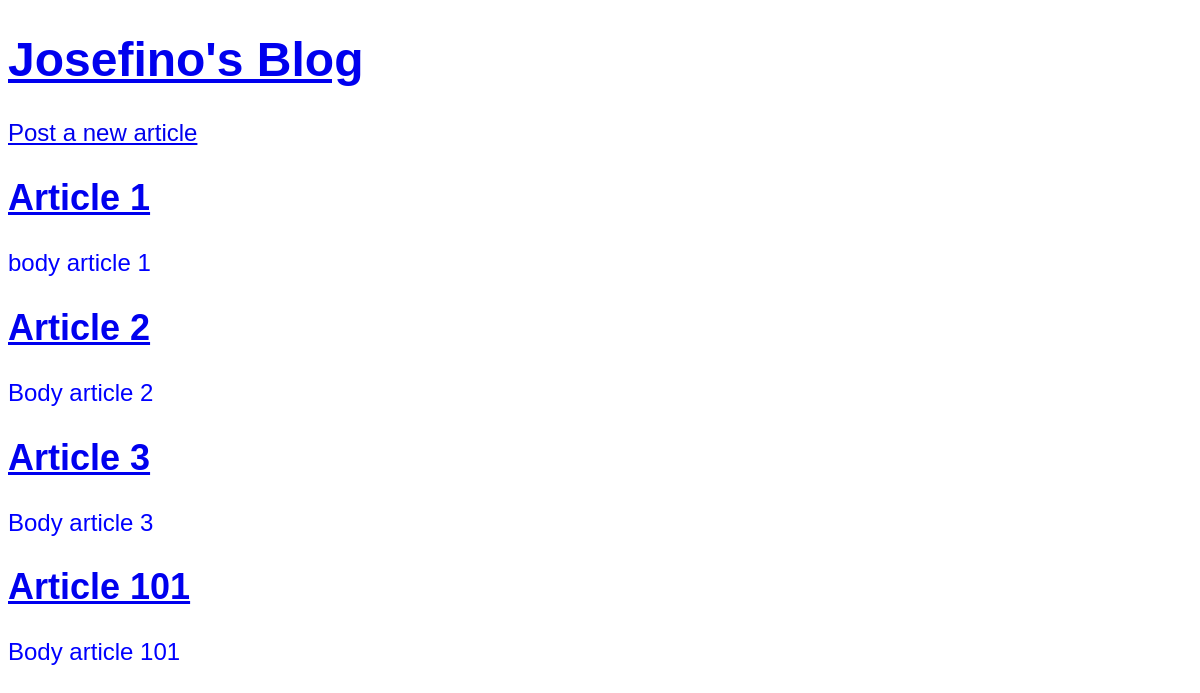
The app's page /, older data.
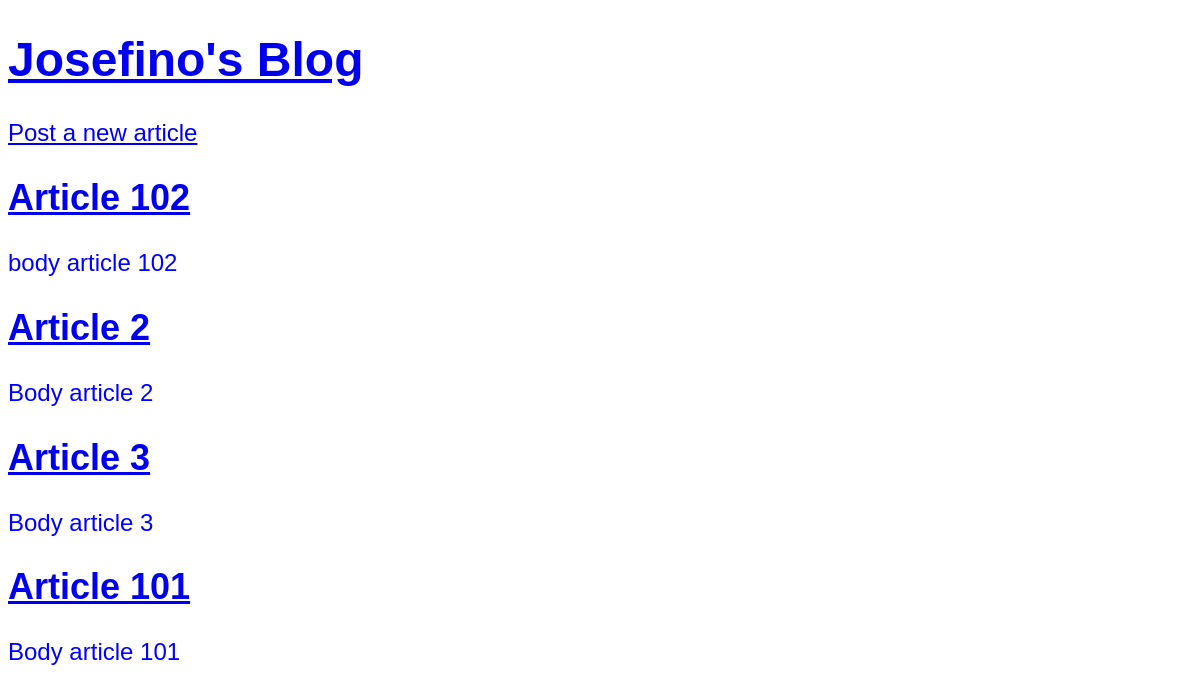
The same page, newer data.
### blogs/models.py (models this page shows, shortened)
class Article(models.Model):
    title = models.CharField(max_length=200)
    author = models.ForeignKey(
        "auth.User",
        on_delete=models.CASCADE,
    )
    body = models.TextField()

### blogs/views.py (the view)
# urls.py: path("", ArticleListView.as_view(), name="home"),
class ArticleListView(ListView):
    model = Article
    template_name = "home.html"

### templates/home.html
{% extends "base.html" %}
{% block content %}
    {% for item in article_list %}
        <h2>
            <a href="{% url 'post_detail' item.pk %}">{{ item.title }}</a>
        </h2>
        <p>
            {{ item.body }}
        </p>
    {% endfor %}
{% endblock content %}

Row changes from the older to the newer data that the page shows:
changed Article: title "Article 1" → "Article 102"; body "body article 1" → "body article 102"
